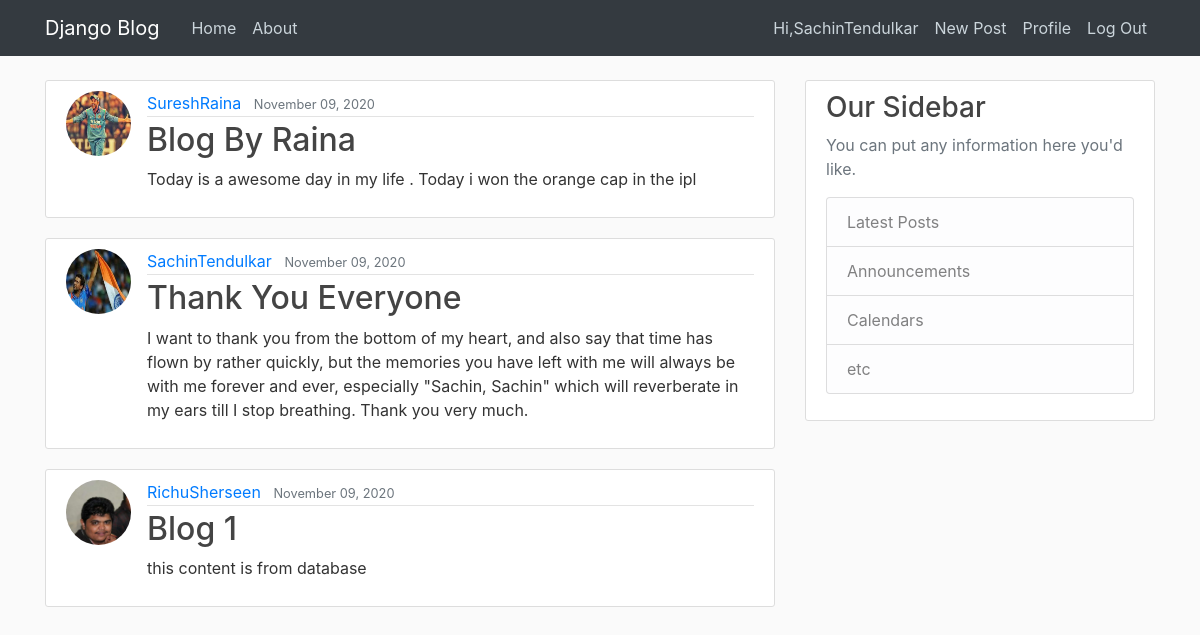
The app's page / (signed in) with its own data.
### blog/models.py (models this page shows, shortened)
class Post(models.Model):
    title = models.CharField(max_length=100)
    content = models.TextField()
    date_posted = models.DateTimeField(default=timezone.now)
    author = models.ForeignKey(User,on_delete = models.CASCADE)

### users/models.py (models this page shows, shortened)
class Profile(models.Model):
    user = models.OneToOneField(User, on_delete=models.CASCADE)
    image = models.ImageField(default = 'default.jpg',upload_to='profile_pics')

### blog/views.py (the view)
# urls.py: path('',PostListView.as_view(), name = 'blog-home'),
class PostListView(ListView):
    model = Post
    template_name = 'blog/home.html'
    context_object_name = 'posts'
    ordering = ('-date_posted')

### blog/templates/blog/home.html
{% extends "blog/base.html" %}
{% block content %}
    {% for post in posts %}
        <article class="media content-section">
            <img class="rounded-circle article-img" src="{{ post.author.profile.image.url }}" alt="not loaded">
            <div class="media-body">
            <div class="article-metadata">
                <a class="mr-2" href="#">{{ post.author }}</a>
                <small class="text-muted">{{ post.date_posted|date:"F d, Y " }}</small>
            </div>
            <h2><a class="article-title" href="{% url 'post-detail' post.id %}">{{ post.title }}</a></h2>
            <p class="article-content">{{ post.content }}</p>
            </div>
        </article>
    {% endfor %}
{% endblock content %}

### blog/templates/blog/base.html (shortened to what this page needs)
{% load static %}
<!DOCTYPE html>
<html lang="en">
    <head>
        <link rel="stylesheet" href="https://stackpath.bootstrapcdn.com/bootstrap/4.3.1/css/bootstrap.min.css">
        <link rel="stylesheet" href="{% static 'blog/main.css' %}">
</head>
<body>
    <header class="site-header">
        <nav class="navbar navbar-expand-md navbar-dark bg-dark fixed-top">
          <div class="container">
            <a class="navbar-brand mr-4" href="{% url 'blog-home' %}">Django Blog</a>
            <div class="collapse navbar-collapse" id="navbarToggle">
              <div class="navbar-nav mr-auto">
                <a class="nav-item nav-link" href="{% url 'blog-home' %}">Home</a>
                <a class="nav-item nav-link" href="/about">About</a>
              </div>
              <div class="navbar-nav">
                {% if user.is_authenticated %}
                  <a class="nav-item nav-link" href="{% url 'user-logout' %}">Hi,{{ user.username }}</a>
                  <a class="nav-item nav-link" href="{% url 'post-create' %}">New Post</a>
                  <a class="nav-item nav-link" href="{% url 'user-profile' %}">Profile</a>
                  <a class="nav-item nav-link" href="{% url 'user-logout' %}">Log Out</a>
                {% else %}
                  <a class="nav-item nav-link" href="{% url 'user-login' %}">Login</a>
                  <a class="nav-item nav-link" href="{% url 'user-register' %}">Register</a>
                {% endif %}
              </div>
            </div>
          </div>
        </nav>
    </header>
    <main role="main" class="container">
        <div class="row">
          <div class="col-md-8">
            {% block content %}{% endblock %}
          </div>
          <div class="col-md-4">
            <div class="content-section">
              <h3>Our Sidebar</h3>
              <p class='text-muted'>You can put any information here you'd like.
                <ul class="list-group">
                  <li class="list-group-item list-group-item-light">Latest Posts</li>
                  <li class="list-group-item list-group-item-light">Announcements</li>
                  <li class="list-group-item list-group-item-light">Calendars</li>
                  <li class="list-group-item list-group-item-light">etc</li>
                </ul>
              </p>
            </div>
          </div>
        </div>
    </main>
</body>
</html>

### blog/static/blog/main.css (style rules this page uses)
body { background: #fafafa; color: #333333; margin-top: 5rem; }
h1, h2, h3, h4, h5, h6 { color: #444444; }
ul { margin: 0; }
.site-header .navbar-nav .nav-link { color: #cbd5db; }
.content-section { background: #ffffff; padding: 10px 20px; border: 1px solid #dddddd; border-radius: 3px; margin-bottom: 20px; }
.article-title { color: #444444; }
.article-content { white-space: pre-line; }
.article-img { height: 65px; width: 65px; margin-right: 16px; }
.article-metadata { padding-bottom: 1px; margin-bottom: 4px; border-bottom: 1px solid #e3e3e3 }

### records on screen
Post: author.profile.image (picture), author "SureshRaina", date_posted "November 09, 2020", title "Blog By Raina", content "Today is a awesome day in my life . Today i won the orange cap in the ipl"
Post: author.profile.image (picture), author "SachinTendulkar", date_posted "November 09, 2020", title "Thank You Everyone", content "I want to thank you from the bottom of my heart, and also say that time has flown by rather quickly, but the memories you have left with me will always be with me forever and ever, especially \"Sachin, Sachin\" which will reverberate in my ears till I stop breathing. Thank you very much."
Post: author.profile.image (picture), author "RichuSherseen", date_posted "November 09, 2020", title "Blog 1", content "this content is from database"

### other values on screen
{{ user.username }} "SachinTendulkar"
